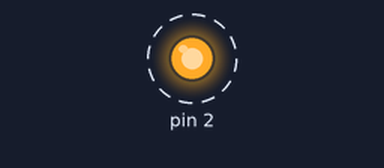
Bench run of a sketch on a simulated Arduino Uno, built with avr-gcc and run on an emulated ATmega328P. Parts: output pins drawn as LEDs (lit = HIGH). Dashed ring = blinking. What the sketch prints to the serial monitor is not drawn.

Above: at 0.02 s.
Timing chart, 0 to 3.0 s (numbered marks = the images above):
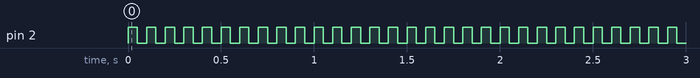

Measured:
- by itself, pin 2: alternates HIGH for 0.05 s and LOW for 0.05 s

The sketch:

Blink.ino
```cpp
// Validation sketch: toggles GPIO2 so the emulator's GPIO_OUT word can be watched.
void setup() {
  Serial.begin(115200);
  pinMode(2, OUTPUT);
  Serial.println("blink-start");
}

void loop() {
  digitalWrite(2, HIGH);
  delay(50);
  digitalWrite(2, LOW);
  delay(50);
}
```
